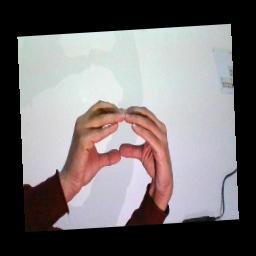
#> input picture aug_0_0.jpg, 256 x 256 px
$ python color-to-binary.py
#> lines starting #> are read from the running program, lines starting #| are printed output that depends on the picture; after the words box and inside, x2 and y2 are one past the last pixel; in counts of white or black regions, pixels touching at a corner belong together
import cv2
img = cv2.imread('aug_0_0.jpg')
#> img is the input picture: shape (256, 256, 3); mean B, G, R 116.1, 115, 120.1
img = cv2.resize(img, (500, 500))
#> img: shape (500, 500, 3)
img_grey = cv2.cvtColor(img, cv2.COLOR_BGR2GRAY)
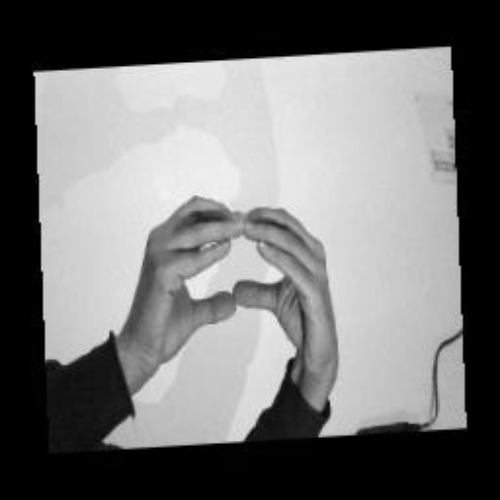
#> img_grey: shape (500, 500); min 0, max 246, mean 116.6

tresh = 128
img_binary = cv2.threshold(img_grey, tresh, 255, cv2.THRESH_BINARY)[1]
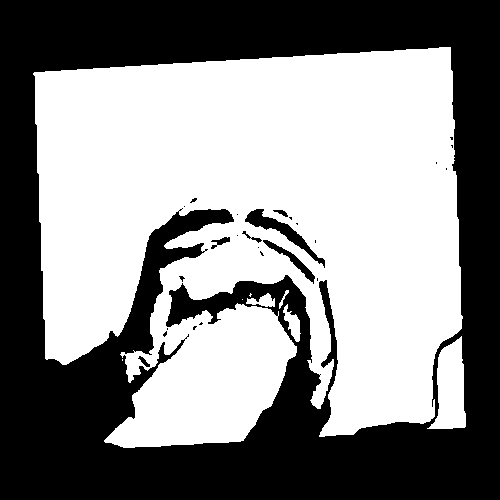
#> img_binary: shape (500, 500); 54.1% white; 26 black regions (19 under 20 px), largest, box (x1, y1, x2, y2) and area: (0, 0, 500, 500) 113004, (245, 209, 325, 268) 871, (263, 240, 315, 284) 390
cv2.imshow('window', img_binary)
cv2.waitKey(0)
cv2.destroyAllWindows()
